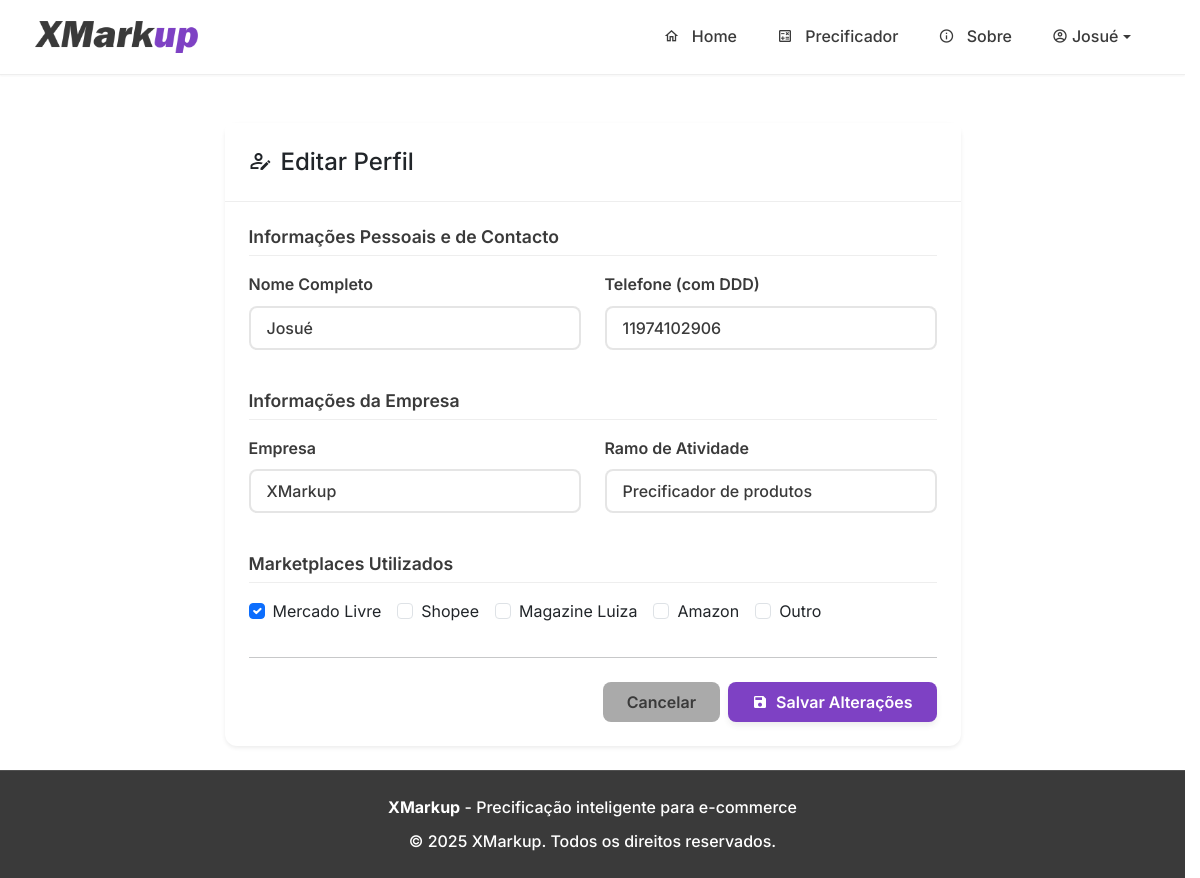
Page /perfil/editar (signed in) on the committed database.
### tables this page shows
CREATE TABLE users (
            id INTEGER PRIMARY KEY AUTOINCREMENT,
            email TEXT UNIQUE NOT NULL,
            password TEXT NOT NULL,
            nome_completo TEXT,
            empresa TEXT,
            telefone TEXT,
            ramo_atividade TEXT,
            marketplaces TEXT,
            is_admin BOOLEAN NOT NULL DEFAULT 0,
            
            -- COLUNAS DE GESTÃO DE CLIENTES --
            status_cliente TEXT NOT NULL DEFAULT 'Safira',
            precificacao_limit INTEGER NOT NULL DEFAULT 5,
            limit_reset_date TIMESTAMP,

            -- COLUNAS DE CONFIGURAÇÃO --
            default_margem REAL DEFAULT 0.0,
            default_comissao_site REAL DEFAULT 0.0,
            default_frete_site REAL DEFAULT 0.0,
            default_comissao_ml REAL DEFAULT 0.0,
            default_frete_ml REAL DEFAULT 0.0,
            default_comissao_shopee REAL DEFAULT 0.0,
            default_frete_shopee REAL DEFAULT 0.0,
            
            -- COLUNAS PARA MARGEM DE CONTRIBUIÇÃO --
            default_pricing_method TEXT DEFAULT 'simple_margin',
            default_fixed_costs REAL DEFAULT 0.0,
            default_monthly_sales_qty INTEGER DEFAULT 100,
            default_contribution_margin REAL DEFAULT 30.0,
            
            -- COLUNAS PARA EXCLUSÃO DE CONTA --
            is_deleted BOOLEAN NOT NULL DEFAULT 0,
            deleted_at TIMESTAMP,
            delete_reason TEXT
        );

### app.py (the view, shortened to what this page needs)
@app.route('/perfil/editar', methods=['GET', 'POST'])
@login_required
def editar_perfil():
    db = get_db()
    user_data = db.execute(
        'SELECT * FROM users WHERE id = ?', (current_user.id,)
    ).fetchone()
    return render_template('editar_perfil.html', user=user_data)

### database.py (called while the page is built)
def get_db():
    if 'db' not in g:
        g.db = sqlite3.connect(DATABASE_NAME)
        g.db.row_factory = sqlite3.Row
    return g.db

### templates/editar_perfil.html (shortened to what this page needs)
{% extends 'base.html' %}
{% block content %}
<div class="container mt-4">
    <div class="row justify-content-center">
        <div class="col-lg-8">
            <div class="card shadow-sm">
                <div class="card-header">
                    <h4 class="mb-0"><span class="mdi mdi-account-edit-outline me-2"></span>Editar Perfil</h4>
                </div>
                <div class="card-body p-4">
                    <form method="POST" action="{{ url_for('editar_perfil') }}">
                        <h5 class="form-section-title">Informações Pessoais e de Contacto</h5>
                        <div class="row">
                            <div class="col-md-6 mb-3">
                                <label for="nome_completo" class="form-label">Nome Completo</label>
                                <input type="text" class="form-control" id="nome_completo" name="nome_completo" value="{{ user.nome_completo }}" required>
                            </div>
                             <div class="col-md-6 mb-3">
                                <label for="telefone" class="form-label">Telefone (com DDD)</label>
                                <input type="tel" class="form-control" id="telefone" name="telefone" value="{{ user.telefone or '' }}">
                            </div>
                        </div>
                        <h5 class="form-section-title mt-4">Informações da Empresa</h5>
                         <div class="row">
                            <div class="col-md-6 mb-3">
                                <label for="empresa" class="form-label">Empresa</label>
                                <input type="text" class="form-control" id="empresa" name="empresa" value="{{ user.empresa or '' }}">
                            </div>
                            <div class="col-md-6 mb-3">
                                <label for="ramo_atividade" class="form-label">Ramo de Atividade</label>
                                <input type="text" class="form-control" id="ramo_atividade" name="ramo_atividade" value="{{ user.ramo_atividade or '' }}">
                            </div>
                        </div>
                        <h5 class="form-section-title mt-4">Marketplaces Utilizados</h5>
                        <div class="form-group mb-3">
                            {% set marketplaces = user.marketplaces.split(',') if user.marketplaces else [] %}
                            <div class="d-flex flex-wrap">
                                <div class="form-check me-3 mb-2"><input class="form-check-input" type="checkbox" name="marketplaces" value="Mercado Livre" id="checkML" {% if 'Mercado Livre' in marketplaces %}checked{% endif %}><label class="form-check-label" for="checkML">Mercado Livre</label></div>
                                <div class="form-check me-3 mb-2"><input class="form-check-input" type="checkbox" name="marketplaces" value="Shopee" id="checkShopee" {% if 'Shopee' in marketplaces %}checked{% endif %}><label class="form-check-label" for="checkShopee">Shopee</label></div>
                                <div class="form-check me-3 mb-2"><input class="form-check-input" type="checkbox" name="marketplaces" value="Magalu" id="checkMagalu" {% if 'Magalu' in marketplaces %}checked{% endif %}><label class="form-check-label" for="checkMagalu">Magazine Luiza</label></div>
                                <div class="form-check me-3 mb-2"><input class="form-check-input" type="checkbox" name="marketplaces" value="Amazon" id="checkAmazon" {% if 'Amazon' in marketplaces %}checked{% endif %}><label class="form-check-label" for="checkAmazon">Amazon</label></div>
                                <div class="form-check mb-2"><input class="form-check-input" type="checkbox" name="marketplaces" value="Outro" id="checkOutro" {% if 'Outro' in marketplaces %}checked{% endif %}><label class="form-check-label" for="checkOutro">Outro</label></div>
                            </div>
                        </div>
                        <hr class="my-4">
                        <div class="d-flex justify-content-end">
                            <a href="{{ url_for('perfil') }}" class="btn btn-secondary me-2">Cancelar</a>
                            <button type="submit" class="btn btn-primary"><span class="mdi mdi-content-save me-1"></span>Salvar Alterações</button>
                        </div>
                    </form>
                </div>
            </div>
        </div>
    </div>
</div>
{% endblock %}

### templates/base.html (shortened to what this page needs)
<!DOCTYPE html>
<html lang="pt-br">
<head>
    <link href="https://cdn.jsdelivr.net/npm/bootstrap@5.3.3/dist/css/bootstrap.min.css" rel="stylesheet">
    <link rel="stylesheet" href="https://cdn.jsdelivr.net/npm/@mdi/font@7.4.47/css/materialdesignicons.min.css">
    <link rel="stylesheet" href="{{ url_for('static', filename='css/style.css') }}">
</head>
<body>
    <nav class="navbar navbar-expand-lg sticky-top">
        <div class="container">
            <a class="navbar-brand d-flex align-items-center" href="{{ url_for('home') }}">
                <img src="{{ url_for('static', filename='logo.png') }}" alt="XMarkup Logo" height="32" class="me-2">
            </a>
            <div class="collapse navbar-collapse" id="navbarNav">
                <ul class="navbar-nav ms-auto">
                    <li class="nav-item">
                        <a class="nav-link {% if request.endpoint == 'home' %}active{% endif %}"
                           href="{{ url_for('home') }}">
                            <span class="mdi mdi-home-outline"></span>
                            Home
                        </a>
                    </li>
                    {% if current_user.is_authenticated %}
                    <li class="nav-item">
                        <a class="nav-link {% if request.endpoint == 'precificador' %}active{% endif %}"
                           href="{{ url_for('precificador') }}">
                            <span class="mdi mdi-calculator-variant-outline"></span>
                            Precificador
                        </a>
                    </li>
                    {% endif %}
                    <li class="nav-item">
                        <a class="nav-link {% if request.endpoint == 'sobre' %}active{% endif %}"
                           href="{{ url_for('sobre') }}">
                            <span class="mdi mdi-information-outline"></span>
                            Sobre
                        </a>
                    </li>
                    {% if current_user.is_authenticated %}
                        <li class="nav-item dropdown">
                            <a class="nav-link dropdown-toggle d-flex align-items-center" href="#" id="navbarDropdown"
                               role="button" data-bs-toggle="dropdown" aria-expanded="false">
                                <span class="mdi mdi-account-circle-outline me-1"></span>
                                {{ current_user.nome_completo.split(' ')[0] }}
                            </a>
                        </li>
                    {% endif %}
                </ul>
            </div>
        </div>
    </nav>
    <main class="py-4">
        {% block content %}{% endblock %}
    </main>
    <footer class="text-center">
        <div class="container">
            <div class="row">
                <div class="col-md-12">
                    <p class="mb-2">
                        <strong>XMarkup</strong> - Precificação inteligente para e-commerce
                    </p>
                    <p class="mb-0">
                        &copy; {{ moment().format('YYYY') if moment else '2025' }} XMarkup. Todos os direitos reservados.
                    </p>
                </div>
            </div>
        </div>
    </footer>
</body>
</html>

### static/css/style.css (style rules this page uses)
:root { --color-dark-gray: #3a3a3a; --color-light-gray: #aaaaaa; --color-purple: #7e41c4; --color-white: #FFFFFF; --color-purple-hover: #6a3aa0; --color-purple-light: rgba(126, 65, 196, 0.1); --color-gray-light: rgba(170, 170, 170, 0.1); --font-family-primary: 'Inter', -apple-system, BlinkMacSystemFont, 'Segoe UI', Roboto, sans-serif; --font-weight-normal: 400; --font-weight-medium: 500; --font-weight-semibold: 600; --font-weight-bold: 700; --spacing-xs: 0.25rem; --spacing-sm: 0.5rem; --spacing-md: 1rem; --spacing-lg: 1.5rem; --spacing-xl: 2rem; --spacing-xxl: 3rem; --border-radius-sm: 0.375rem; --border-radius-md: 0.5rem; --border-radius-lg: 0.75rem; --border-radius-xl: 1rem; --shadow-sm: 0 1px 2px 0 rgba(58, 58, 58, 0.05); --shadow-md: 0 4px 6px -1px rgba(58, 58, 58, 0.1); --shadow-lg: 0 10px 15px -3px rgba(58, 58, 58, 0.1); --shadow-xl: 0 20px 25px -5px rgba(58, 58, 58, 0.1); }
* { box-sizing: border-box; }
html { scrollbar-gutter: stable; scroll-behavior: smooth; }
body { font-family: var(--font-family-primary); background-color: var(--color-white); color: var(--color-dark-gray); line-height: 1.6; font-weight: var(--font-weight-normal); min-height: 100vh; display: flex; flex-direction: column; }
main { flex: 1; }
.navbar { background-color: var(--color-white) !important; border-bottom: 1px solid rgba(170, 170, 170, 0.2); box-shadow: var(--shadow-sm); padding: var(--spacing-md) 0; }
.navbar-brand { font-weight: var(--font-weight-bold); color: var(--color-dark-gray) !important; font-size: 1.5rem; }
.navbar-nav .nav-link { color: var(--color-dark-gray) !important; font-weight: var(--font-weight-medium); padding: var(--spacing-sm) var(--spacing-md) !important; margin: 0 var(--spacing-xs); border-radius: var(--border-radius-md); transition: all 0.3s ease; }
.btn { font-weight: var(--font-weight-semibold); border-radius: var(--border-radius-md); padding: var(--spacing-sm) var(--spacing-lg); transition: all 0.3s ease; border: none; text-decoration: none; display: inline-flex; align-items: center; justify-content: center; gap: var(--spacing-xs); }
.btn-primary { background-color: var(--color-purple); color: var(--color-white); box-shadow: var(--shadow-md); }
.btn-secondary { background-color: var(--color-light-gray); color: var(--color-dark-gray); }
.card { border: none; border-radius: var(--border-radius-lg); box-shadow: var(--shadow-md); background-color: var(--color-white); transition: all 0.3s ease; }
.card-header { background-color: var(--color-white); border-bottom: 1px solid rgba(170, 170, 170, 0.2); padding: var(--spacing-lg); border-radius: var(--border-radius-lg) var(--border-radius-lg) 0 0; }
.card-body { padding: var(--spacing-lg); }
.form-control { border: 2px solid rgba(170, 170, 170, 0.3); border-radius: var(--border-radius-md); padding: var(--spacing-sm) var(--spacing-md); font-weight: var(--font-weight-medium); color: var(--color-dark-gray); transition: all 0.3s ease; }
.form-label { color: var(--color-dark-gray); font-weight: var(--font-weight-semibold); margin-bottom: var(--spacing-sm); }
.mdi { margin-right: var(--spacing-sm); }
footer { background-color: var(--color-dark-gray); color: var(--color-white); padding: var(--spacing-lg) 0; margin-top: auto; border-top: 1px solid rgba(170, 170, 170, 0.2); }
footer p { margin: 0; font-weight: var(--font-weight-medium); }
.form-section-title { font-size: 1.1rem; color: var(--color-dark-gray); margin-bottom: var(--spacing-md); border-bottom: 1px solid rgba(170, 170, 170, 0.2); padding-bottom: var(--spacing-sm); font-weight: var(--font-weight-semibold); }

### rows in the picture
users: nome_completo "Josué", telefone "11974102906", empresa "XMarkup", ramo_atividade "Precificador de produtos"

### other values in the picture
{{ moment().format('YYYY') if moment else '2025' }} "2025"
